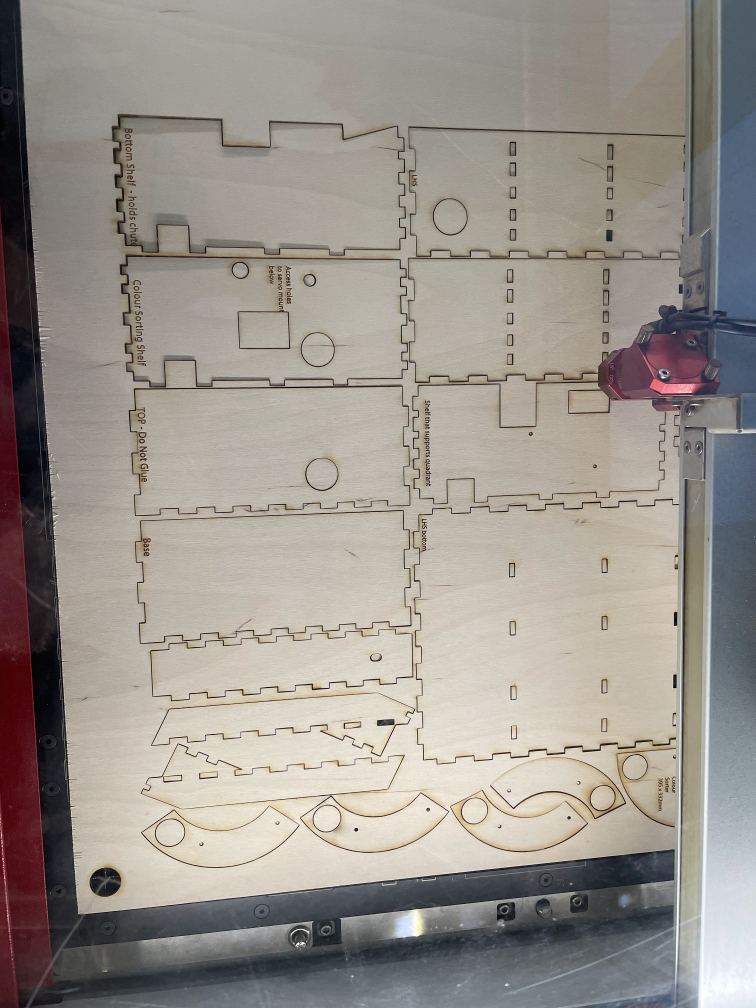
#> input picture IMG_6290.jpg, 2268 x 3024 px, given in place of the camera (shown at 1/3 size)
$ python main.py
#> lines starting #> are read from the running program, lines starting #| are printed output that depends on the picture; after the words box and inside, x2 and y2 are one past the last pixel; in counts of white or black regions, pixels touching at a corner belong together
# Python code for Multiple Color Detection

import numpy as np
import cv2

# Capturing video through webcam
webcam = cv2.VideoCapture(0)

# Start a while loop
while (1):

    # Reading the video from the webcam in image frames
    _, imageFrame = webcam.read()
#> imageFrame is the input picture: shape (3024, 2268, 3); mean B, G, R 141.1, 147.9, 153.8

    # Convert the imageFrame in BGR(RGB color space) to
    # HSV(hue-saturation-value) color space

    hsvFrame = cv2.cvtColor(imageFrame, cv2.COLOR_BGR2HSV)
#> hsvFrame: shape (3024, 2268, 3); mean H, S, V 43, 36.3, 156.6

    # Set range for red color and define mask
    red_lower = np.array([136, 87, 111], np.uint8)
    red_upper = np.array([180, 255, 255], np.uint8)
    red_mask = cv2.inRange(hsvFrame, red_lower, red_upper)
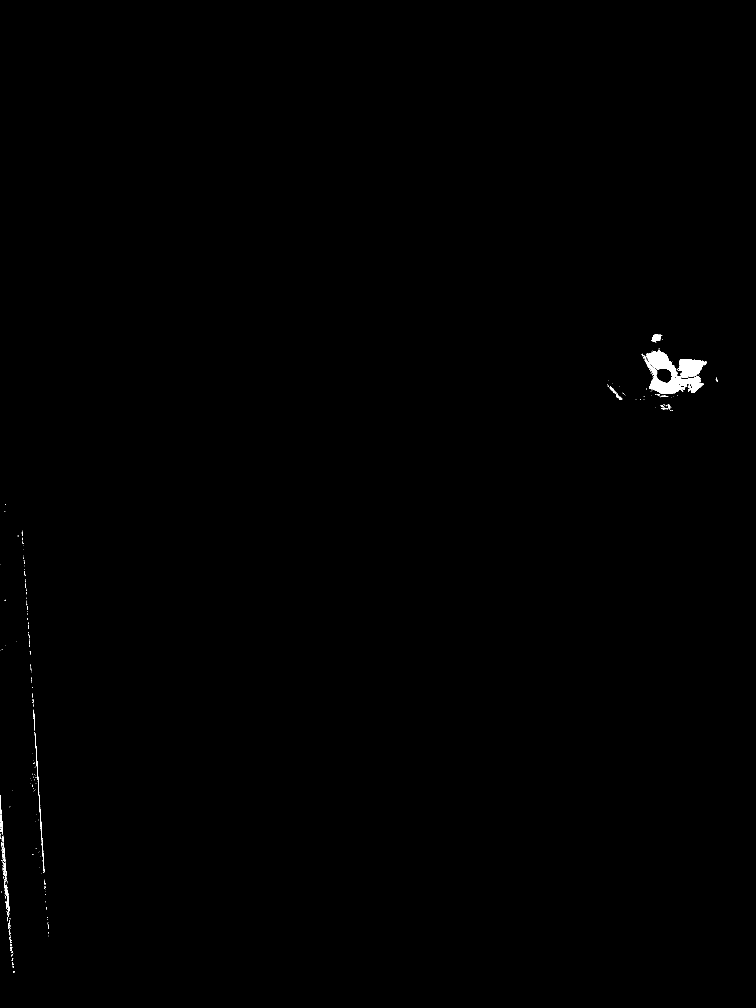
#> red_mask: shape (3024, 2268) (shown at 1/3 size); 0.24% white; 305 white regions (276 under 20 px), largest, box (x1, y1, x2, y2) and area: (1940, 1050, 2121, 1134) 6587, (1925, 1062, 2111, 1181) 4276, (1999, 1128, 2102, 1150) 1313

    # Set range for green color and define mask
    green_lower = np.array([25, 52, 72], np.uint8)
    green_upper = np.array([102, 255, 255], np.uint8)
    green_mask = cv2.inRange(hsvFrame, green_lower, green_upper)
#> green_mask: shape (3024, 2268); 0.23% white; 135 white regions (108 under 20 px), largest, box (x1, y1, x2, y2) and area: (2166, 0, 2268, 175) 13064, (1250, 2756, 1269, 2800) 449, (2168, 224, 2172, 304) 222

    # Set range for blue color and define mask
    blue_lower = np.array([94, 80, 2], np.uint8)
    blue_upper = np.array([120, 255, 255], np.uint8)
    blue_mask = cv2.inRange(hsvFrame, blue_lower, blue_upper)
#> blue_mask: shape (3024, 2268); 2.5% white; 1405 white regions (1302 under 20 px), largest, box (x1, y1, x2, y2) and area: (1964, 334, 2268, 1179) 91806, (0, 0, 67, 274) 14224, (52, 1261, 129, 1520) 12987

    # Set range for yellow color and define mask
    yellow_lower = np.array([20, 100, 100])
    yellow_upper = np.array([30, 255, 255])
    yellow_mask = cv2.inRange(hsvFrame, yellow_lower, yellow_upper)
#> yellow_mask: shape (3024, 2268); 0% white in thin lines or dots, all inside (x1, y1, x2, y2) = (336, 753, 2021, 2639)

    # Set range for orange color and define mask
    orange_lower = np.array([0, 100, 45])
    orange_upper = np.array([225, 250, 255])
    orange_mask = cv2.inRange(hsvFrame, orange_lower, orange_upper)
#> orange_mask: shape (3024, 2268); 3.3% white; 3329 white regions (3151 under 20 px), largest, box (x1, y1, x2, y2) and area: (0, 616, 154, 3024) 184059, (1927, 1004, 2112, 1187) 16157, (2074, 950, 2268, 1002) 3799

    # Morphological Transform, Dilation
    # for each color and bitwise_and operator
    # between imageFrame and mask determines
    # to detect only that particular color
    kernal = np.ones((5, 5), "uint8")

    # For red color
    red_mask = cv2.dilate(red_mask, kernal)
#> red_mask: shape (3024, 2268); 0.47% white; 77 white regions (1 under 20 px), largest, box (x1, y1, x2, y2) and area: (1923, 1042, 2123, 1194) 16545, (0, 2383, 42, 2872) 5190, (97, 2127, 136, 2621) 3467
    res_red = cv2.bitwise_and(imageFrame, imageFrame,
                              mask=red_mask)

    # For green color
    green_mask = cv2.dilate(green_mask, kernal)
#> green_mask: shape (3024, 2268); 0.34% white; 87 white regions, largest, box (x1, y1, x2, y2) and area: (2164, 0, 2268, 177) 14303, (2051, 2190, 2066, 2306) 1057, (2163, 222, 2178, 306) 804
    res_green = cv2.bitwise_and(imageFrame, imageFrame,
                                mask=green_mask)

    # For blue color
    blue_mask = cv2.dilate(blue_mask, kernal)
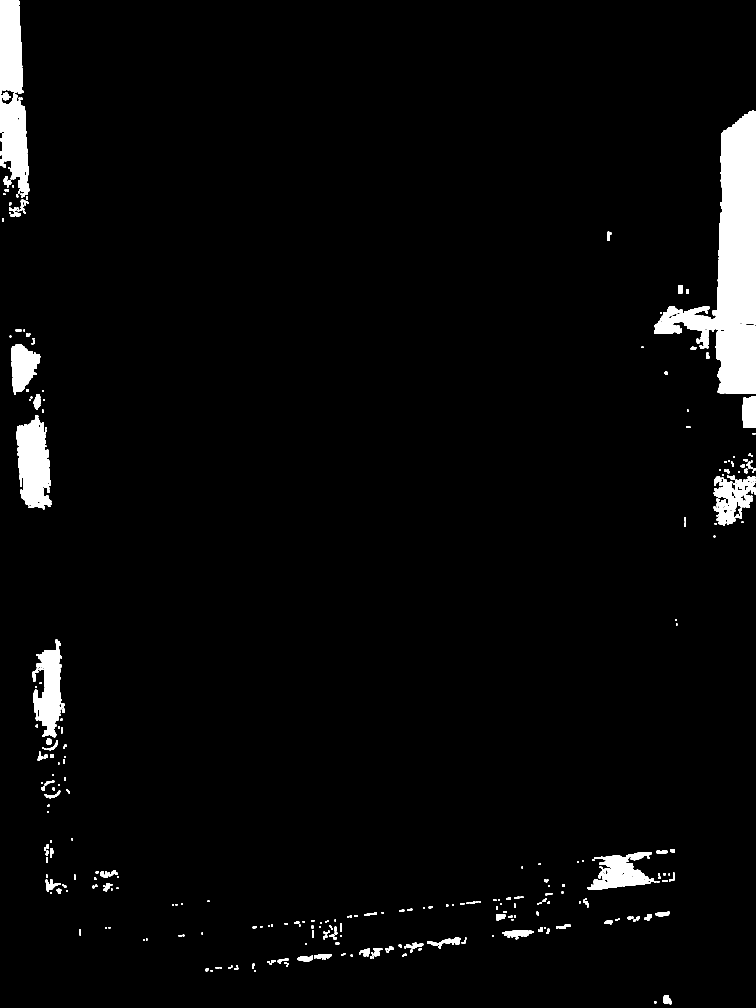
#> blue_mask: shape (3024, 2268) (shown at 1/3 size); 3.4% white; 323 white regions, largest, box (x1, y1, x2, y2) and area: (1962, 332, 2268, 1181) 100867, (0, 0, 88, 591) 35059, (50, 1246, 154, 1528) 20926
    res_blue = cv2.bitwise_and(imageFrame, imageFrame,
                               mask=blue_mask)

    # For yellow color
    yellow_mask = cv2.dilate(yellow_mask, kernal)
#> yellow_mask: shape (3024, 2268); 0.02% white; 25 white regions, largest, box (x1, y1, x2, y2) and area: (1857, 2282, 1868, 2306) 178, (1859, 2310, 1869, 2329) 130, (1847, 2261, 1854, 2275) 80
    res_yellow = cv2.bitwise_and(imageFrame, imageFrame,
                               mask=yellow_mask)

    # For orange color
    orange_mask = cv2.dilate(orange_mask, kernal)
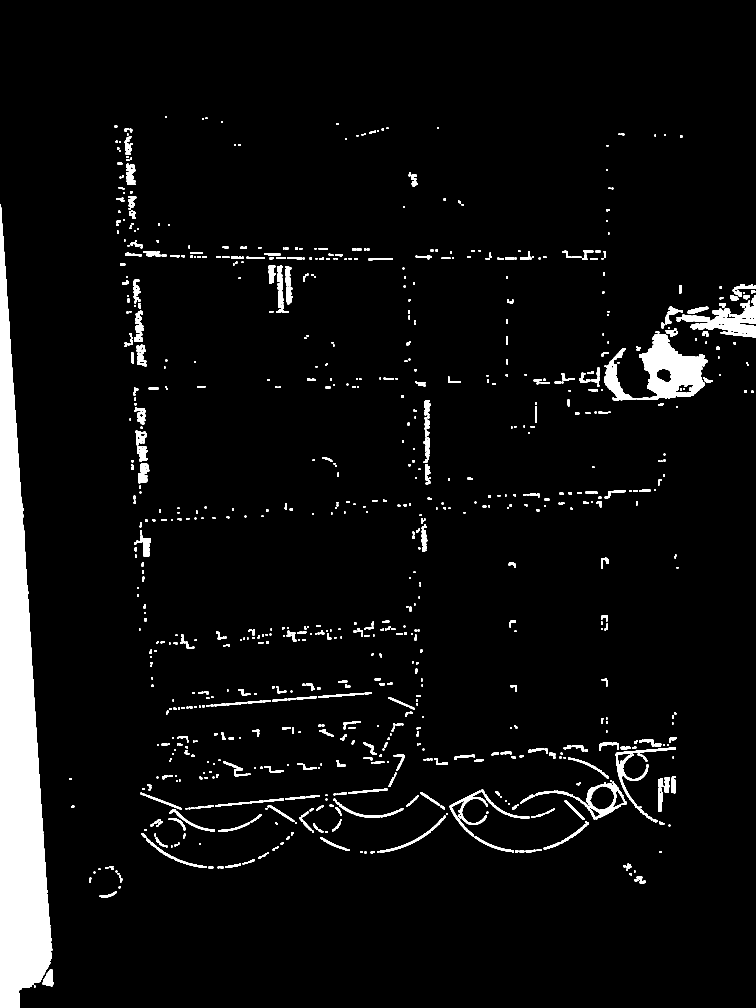
#> orange_mask: shape (3024, 2268) (shown at 1/3 size); 5.1% white; 949 white regions
    res_orange = cv2.bitwise_and(imageFrame, imageFrame,
                                 mask=orange_mask)
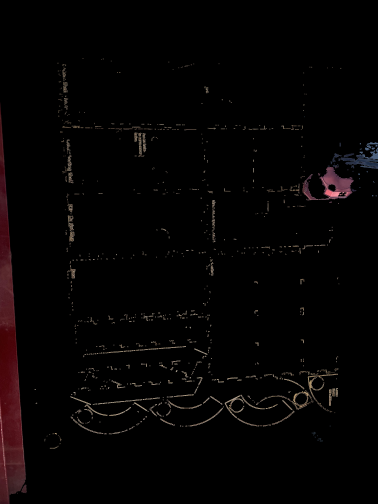
#> res_orange: shape (3024, 2268, 3) (shown at 1/6 size); mean B, G, R 3, 2.9, 4.9

    # Creating contour to track red color
    contours, hierarchy = cv2.findContours(red_mask,
                                           cv2.RETR_TREE,
                                           cv2.CHAIN_APPROX_SIMPLE)
#> contours = 87 contours, 28 with area under 20; largest, box (x1, y1, x2, y2) and area: (1923, 1042, 2123, 1194) 17436, (0, 2383, 42, 2872) 4664, (97, 2127, 136, 2621) 2926, (1970, 1107, 2014, 1148) 1266, (1953, 1002, 1991, 1031) 726

    for pic, contour in enumerate(contours):
        area = cv2.contourArea(contour)
        if (area > 300):
            x, y, w, h = cv2.boundingRect(contour)
            imageFrame = cv2.rectangle(imageFrame, (x, y),
                                       (x + w, y + h),
                                       (0, 0, 255), 2)

            cv2.putText(imageFrame, "Red Colour", (x, y),
                        cv2.FONT_HERSHEY_SIMPLEX, 1.0,
                        (0, 0, 255))
#> this loop made 87 passes
#> (area, x, y, w, h) on passes 24, 35, 63, 75, 79, 86, 87: (4664, 0, 2383, 42, 489), (2926.5, 97, 2127, 39, 494), (561, 1978, 1211, 43, 22), (664.5, 1819, 1152, 52, 50), (17435.5, 1923, 1042, 200, 152), (1266.5, 1970, 1107, 44, 41), (726.5, 1953, 1002, 38, 29)

            # Creating contour to track green color
    contours, hierarchy = cv2.findContours(green_mask,
                                           cv2.RETR_TREE,
                                           cv2.CHAIN_APPROX_SIMPLE)
#> contours = 89 contours, 17 with area under 20; largest, box (x1, y1, x2, y2) and area: (2164, 0, 2268, 177) 14123, (2051, 2190, 2066, 2306) 923, (1248, 2754, 1271, 2802) 728, (2163, 222, 2178, 306) 709, (2094, 1806, 2100, 1874) 335

    for pic, contour in enumerate(contours):
        area = cv2.contourArea(contour)
        if (area > 300):
            x, y, w, h = cv2.boundingRect(contour)
            imageFrame = cv2.rectangle(imageFrame, (x, y),
                                       (x + w, y + h),
                                       (0, 255, 0), 2)

            cv2.putText(imageFrame, "Green Colour", (x, y),
                        cv2.FONT_HERSHEY_SIMPLEX,
                        1.0, (0, 255, 0))
#> this loop made 89 passes
#> (contour, area, x, y, w, h) on pass 49: ([[2094, 1806], [2094, 1873], [2099, 1873], [2099, 1806]], 335, 2094, 1806, 6, 68)

    # Creating contour to track blue color
    contours, hierarchy = cv2.findContours(blue_mask,
                                           cv2.RETR_TREE,
                                           cv2.CHAIN_APPROX_SIMPLE)
#> contours = 419 contours, 151 with area under 20; largest, box (x1, y1, x2, y2) and area: (1962, 332, 2268, 1181) 99522, (0, 0, 88, 591) 34358, (50, 1246, 154, 1528) 20558, (101, 1918, 186, 2212) 14080, (1761, 2556, 1968, 2670) 11512
    for pic, contour in enumerate(contours):
        area = cv2.contourArea(contour)
        if (area > 300):
            x, y, w, h = cv2.boundingRect(contour)
            imageFrame = cv2.rectangle(imageFrame, (x, y),
                                       (x + w, y + h),
                                       (255, 0, 0), 2)

            cv2.putText(imageFrame, "Blue Colour", (x, y),
                        cv2.FONT_HERSHEY_SIMPLEX,
                        1.0, (255, 0, 0))
#> this loop made 419 passes
#> (area, x, y, w, h) on passes 2, 22, 26, 32, 35, 42, 49, 62: (461, 1989, 2986, 26, 27), (516.5, 892, 2867, 47, 19), (525.5, 942, 2862, 52, 17), (337, 1077, 2846, 33, 23), (343, 1119, 2844, 28, 25), (396.5, 1219, 2828, 51, 19), (1008, 1282, 2812, 99, 25), (1293.5, 1507, 2790, 87, 28)
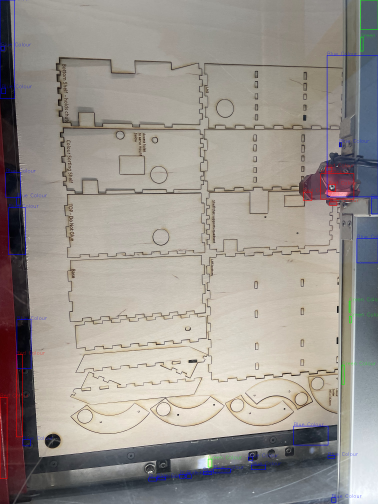
#> imageFrame: shape (3024, 2268, 3) (shown at 1/6 size); mean B, G, R 141.7, 147.6, 153.6

    # Creating contour to track yellow color
    contours, hierarchy = cv2.findContours(yellow_mask,
                                       cv2.RETR_TREE,
                                       cv2.CHAIN_APPROX_SIMPLE)
#> contours = 25 contours, 12 with area under 20; largest, box (x1, y1, x2, y2) and area: (1857, 2282, 1868, 2306) 148, (1859, 2310, 1869, 2329) 104, (1847, 2261, 1854, 2275) 62, (1826, 2352, 1838, 2361) 45, (1762, 2381, 1769, 2390) 42
    for pic, contour in enumerate(contours):
            area = cv2.contourArea(contour)
            if (area > 300):
              x, y, w, h = cv2.boundingRect(contour)
              imageFrame = cv2.rectangle(imageFrame, (x, y),
                                           (x + w, y + h),
                                           (25, 200, 200), 2)

              cv2.putText(imageFrame, "Yellow Colour", (x, y),
                            cv2.FONT_HERSHEY_SIMPLEX,
                            1.0, (25, 200, 200))
#> this loop made 25 passes
#> area on passes 2, 5, 9, 12, 13, 14, 18, 19: 24.5, 37, 42.5, 35.5, 28.5, 45, 103.5, 147.5

    # Creating contour to track orange color
    contours, hierarchy = cv2.findContours(orange_mask,
                                           cv2.RETR_TREE,
                                           cv2.CHAIN_APPROX_SIMPLE)
#> contours = 1019 contours, 293 with area under 20; largest, box (x1, y1, x2, y2) and area: (0, 614, 157, 3024) 193254, (1918, 1002, 2122, 1199) 23903, (2030, 902, 2268, 1013) 10352, (1726, 2345, 1870, 2458) 7714, (1813, 1044, 1909, 1202) 4446
    for pic, contour in enumerate(contours):
        area = cv2.contourArea(contour)
        if (area > 300):
            x, y, w, h = cv2.boundingRect(contour)
            imageFrame = cv2.rectangle(imageFrame, (x, y),
                                       (x + w, y + h),
                                       (30, 100, 100), 2)

            cv2.putText(imageFrame, "Orange Colour", (x, y),
                        cv2.FONT_HERSHEY_SIMPLEX,
                        1.0, (30, 100, 100))
#> this loop made 1019 passes
#> (area, x, y, w, h) on passes 2, 27, 50, 52, 56, 63, 68, 73: (1041.5, 127, 2908, 34, 51), (305, 559, 2587, 61, 17), (522, 961, 2511, 89, 42), (698, 1424, 2509, 118, 48), (894.5, 424, 2499, 134, 93), (470, 655, 2467, 95, 28), (950.5, 1631, 2463, 135, 86), (332, 506, 2454, 50, 37)
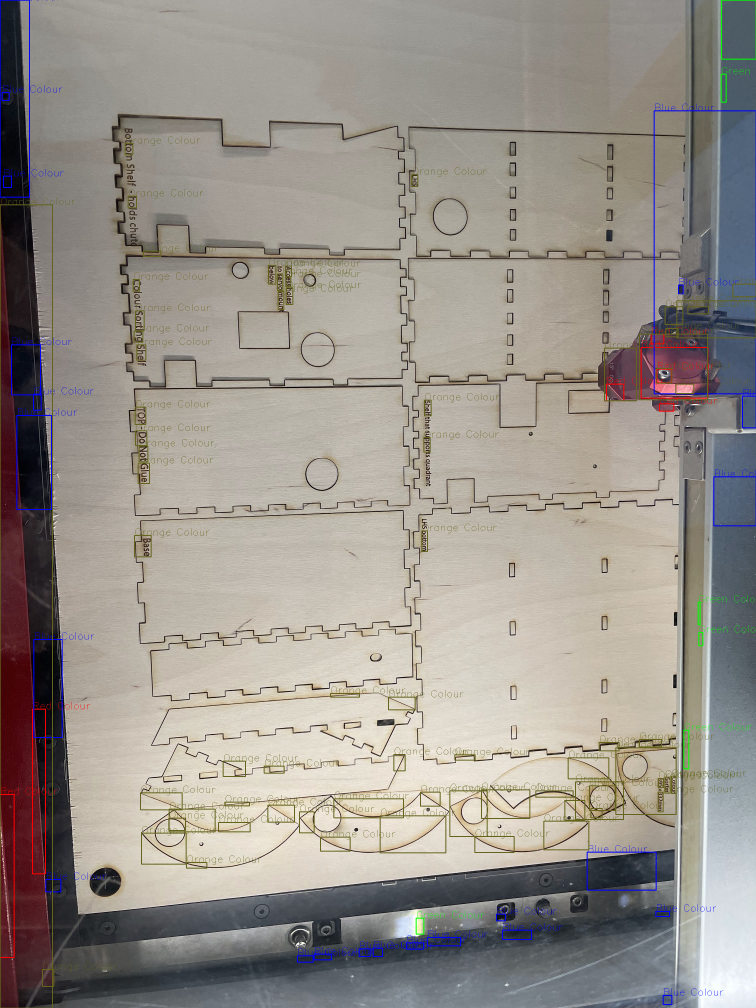
#> imageFrame: shape (3024, 2268, 3) (shown at 1/3 size); mean B, G, R 140.2, 146.9, 152.8
    # Program Termination
    cv2.imshow("Multiple Color Detection in Real-TIme", imageFrame)
    if cv2.waitKey(10) & 0xFF == ord('q'):
#> (key q is pressed here)
#> (the run stopped early here; a loop or call above may not have finished)
